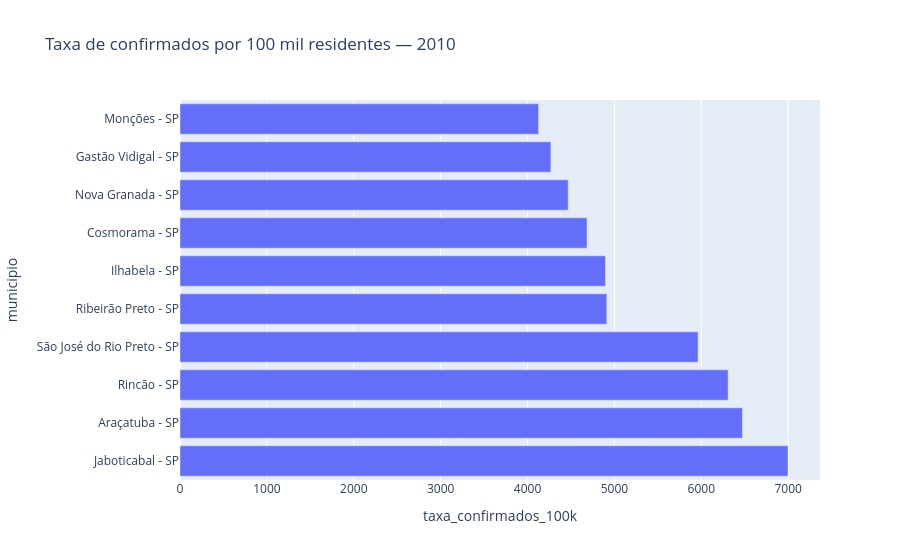

Notebook cell for this chart:
### Markdown cell above
## Taxas municipais anuais

População residente do mesmo ano e chave IBGE. Nunca se divide a soma de vários anos por uma única população censitária. A seleção abaixo usa 2010; altere apenas para um ano com denominador disponível.

### Code cell
YEAR = 2010
municipal = panel.filter((pl.col("ano") == YEAR) & pl.col("correspondencia_populacao"))
if not municipal.height:
    raise ValueError(f"Sem denominador válido para {YEAR}")
display(municipal.select("codigo_municipio", "municipio", "populacao", "notificacoes", "casos_confirmados", "taxa_confirmados_100k").sort("taxa_confirmados_100k", descending=True))
px.bar(municipal.sort("taxa_confirmados_100k", descending=True).head(10).to_pandas(), x="taxa_confirmados_100k", y="municipio", orientation="h", title=f"Taxa de confirmados por 100 mil residentes — {YEAR}").show()
states = municipal.with_columns(pl.col("codigo_municipio").str.slice(0, 2).alias("UF_codigo")).group_by("UF_codigo").agg(pl.col("notificacoes").sum(), pl.col("casos_confirmados").sum(), pl.col("populacao").sum()).with_columns((pl.col("casos_confirmados") / pl.col("populacao") * 100_000).alias("taxa_confirmados_100k"))
display(states)

### Figure 1 — Plotly figure (JSON) as saved in the notebook; plotly's stock layout.template omitted (floating-point values rounded to 4 significant figures)
{"data": [{"hovertemplate": "taxa_confirmados_100k=%{x}<br>municipio=%{y}<extra></extra>", "legendgroup": "", "marker": {"color": "#636efa", "pattern": {"shape": ""}}, "name": "", "orientation": "h", "showlegend": false, "textposition": "auto", "type": "bar", "x": [6998.0, 6473.0, 6309.0, 5963.0, 4912.0, 4898.0, 4685.0, 4468.0, 4269.0, 4128.0], "xaxis": "x", "y": ["Jaboticabal - SP", "Araçatuba - SP", "Rincão - SP", "São José do Rio Preto - SP", "Ribeirão Preto - SP", "Ilhabela - SP", "Cosmorama - SP", "Nova Granada - SP", "Gastão Vidigal - SP", "Monções - SP"], "yaxis": "y"}], "layout": {"barmode": "relative", "legend": {"tracegroupgap": 0}, "title": {"text": "Taxa de confirmados por 100 mil residentes — 2010"}, "xaxis": {"anchor": "y", "domain": [0.0, 1.0], "title": {"text": "taxa_confirmados_100k"}}, "yaxis": {"anchor": "x", "domain": [0.0, 1.0], "title": {"text": "municipio"}}}}
